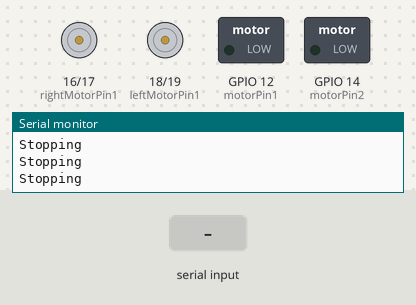
This sketch was run on a simulated ESP32. Parts: motor-driver pin pairs drawn as motors (green arrow = first pin HIGH = forward, orange = second pin HIGH = backward, longer = more drive, scaled by the enable pin), switched loads named in the sketch (green lamp = pin HIGH), the last lines printed to the serial monitor. The inputs (shaded band) are chosen by the test bench. Nothing arrives over Bluetooth unless stated.

Above: at 1.2 s.
1.3 s: "F" received over the second serial link
At 1.9 s:
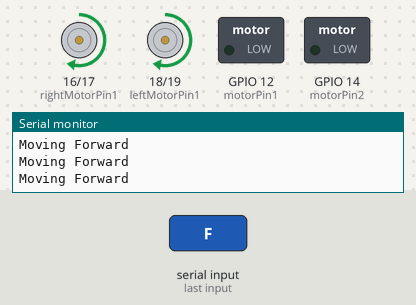
2.8 s: "f" received over the second serial link
At 3.3 s:
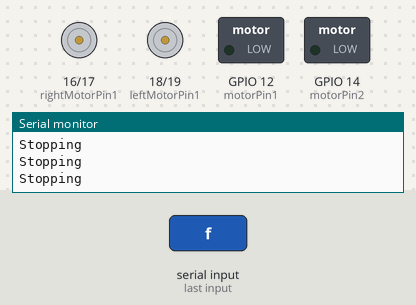
5.8 s: "B" received over the second serial link
At 6.7 s:
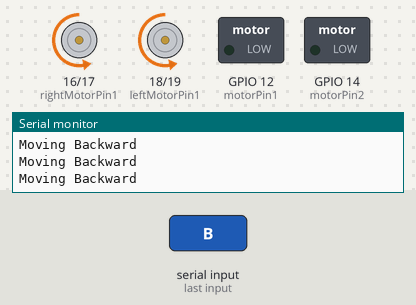
Timing chart, 0 to 8.8 s (numbered marks = the images above; inputs shaded):
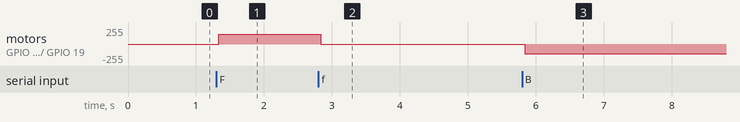

The sketch:

own_app.ino
```cpp
#include "BluetoothSerial.h"

BluetoothSerial SerialBT;

// Right motor
int enableRightMotor = 22;
int rightMotorPin1 = 16;
int rightMotorPin2 = 17;

// Left motor
int enableLeftMotor = 23;
int leftMotorPin1 = 18;
int leftMotorPin2 = 19;

// DC motor
int motorPin1 = 12;
int motorPin2 = 14;

#define MAX_MOTOR_SPEED 150  // Define the maximum motor speed

// Variables to store the state of the buttons
bool forwardPressed = false;
bool reversePressed = false;
bool rightPressed = false;
bool leftPressed = false;
bool upPressed = false;
bool downPressed = false;

const int PWMFreq = 1000; // Increased PWM frequency to 20 KHz
const int PWMResolution = 8;
const int rightMotorPWMSpeedChannel = 0;
const int leftMotorPWMSpeedChannel = 1;

void setup() {
  Serial.begin(9600); // Initialize Serial Monitor
  SerialBT.begin("Controller"); // Device name
  setUpPinModes();
  Serial.println("Bluetooth Device is Ready to Pair");
}

void loop() {
  if (SerialBT.available()) {
    char c = SerialBT.read();
    Serial.print("Received: ");
    Serial.println(c); // Print the received character

    // Update button states based on the received character
    if (c == 'F') {
      forwardPressed = true;
    } else if (c == 'f') {
      forwardPressed = false;
    } else if (c == 'B') {
      reversePressed = true;
    } else if (c == 'b') {
      reversePressed = false;
    } else if (c == 'R') {
      rightPressed = true;
    } else if (c == 'r') {
      rightPressed = false;
    } else if (c == 'L') {
      leftPressed = true;
    } else if (c == 'l') {
      leftPressed = false;
    } else if (c == 'U') {
      upPressed = true;
    } else if (c == 'u') {
      upPressed = false;
    } else if (c == 'D') {
      downPressed = true;
    } else if (c == 'd') {
      downPressed = false;
    }
  }

  // Control motors based on the button states
  if (forwardPressed) {
    forward();
  } else if (reversePressed) {
    reverse();
  } else if (rightPressed) {
    turnRight();
  } else if (leftPressed) {
    turnLeft();
  } else if (upPressed) {
    up();
  } else if (downPressed) {
    down();
  } else {
    stop();
  }
}

void setUpPinModes() {
  pinMode(enableRightMotor, OUTPUT);
  pinMode(rightMotorPin1, OUTPUT);
  pinMode(rightMotorPin2, OUTPUT);

  pinMode(enableLeftMotor, OUTPUT);
  pinMode(leftMotorPin1, OUTPUT);
  pinMode(leftMotorPin2, OUTPUT);
  pinMode(motorPin1, OUTPUT);
  pinMode(motorPin2, OUTPUT);

  // Set up PWM for speed
  ledcSetup(rightMotorPWMSpeedChannel, PWMFreq, PWMResolution);
  ledcSetup(leftMotorPWMSpeedChannel, PWMFreq, PWMResolution);
  ledcAttachPin(enableRightMotor, rightMotorPWMSpeedChannel);
  ledcAttachPin(enableLeftMotor, leftMotorPWMSpeedChannel);

  // Initialize motors to stop
  stop();
}

void forward() {
  Serial.println("Moving Forward");
  digitalWrite(rightMotorPin1, HIGH);
  digitalWrite(rightMotorPin2, LOW);
  digitalWrite(leftMotorPin1, HIGH);
  digitalWrite(leftMotorPin2, LOW);
  ledcWrite(rightMotorPWMSpeedChannel, MAX_MOTOR_SPEED);
  ledcWrite(leftMotorPWMSpeedChannel, MAX_MOTOR_SPEED);
}

void reverse() {
  Serial.println("Moving Backward");
  digitalWrite(rightMotorPin1, LOW);
  digitalWrite(rightMotorPin2, HIGH);
  digitalWrite(leftMotorPin1, LOW);
  digitalWrite(leftMotorPin2, HIGH);
  ledcWrite(rightMotorPWMSpeedChannel, MAX_MOTOR_SPEED);
  ledcWrite(leftMotorPWMSpeedChannel, MAX_MOTOR_SPEED);
}

void turnRight() {
  Serial.println("Turning Right");
  digitalWrite(rightMotorPin1, LOW);
  digitalWrite(rightMotorPin2, HIGH);
  digitalWrite(leftMotorPin1, HIGH);
  digitalWrite(leftMotorPin2, LOW);
  ledcWrite(rightMotorPWMSpeedChannel, MAX_MOTOR_SPEED);
  ledcWrite(leftMotorPWMSpeedChannel, MAX_MOTOR_SPEED);
}

void turnLeft() {
  Serial.println("Turning Left");
  digitalWrite(rightMotorPin1, HIGH);
  digitalWrite(rightMotorPin2, LOW);
  digitalWrite(leftMotorPin1, LOW);
  digitalWrite(leftMotorPin2, HIGH);
  ledcWrite(rightMotorPWMSpeedChannel, MAX_MOTOR_SPEED);
  ledcWrite(leftMotorPWMSpeedChannel, MAX_MOTOR_SPEED);
}

void stop() {
  Serial.println("Stopping");
  digitalWrite(rightMotorPin1, LOW);
  digitalWrite(rightMotorPin2, LOW);
  digitalWrite(leftMotorPin1, LOW);
  digitalWrite(leftMotorPin2, LOW);
  digitalWrite(motorPin1, LOW);
  digitalWrite(motorPin2, LOW);
  ledcWrite(rightMotorPWMSpeedChannel, 0);
  ledcWrite(leftMotorPWMSpeedChannel, 0);
}

void up() {
  Serial.println("Moving Up");
  digitalWrite(motorPin1, HIGH);
  digitalWrite(motorPin2, LOW);
}

void down() {
  Serial.println("Moving Down");
  digitalWrite(motorPin2, HIGH);
  digitalWrite(motorPin1, LOW);
}
```

Measured:
- after the input at 1.3 s, motor on GPIO 16 (rightMotorPin1) / GPIO 17 (rightMotorPin2), motor on GPIO 18 (leftMotorPin1) / GPIO 19 (leftMotorPin2): stopped → forward 149/255 at once
- after the input at 2.8 s, motor on GPIO 16 (rightMotorPin1) / GPIO 17 (rightMotorPin2), motor on GPIO 18 (leftMotorPin1) / GPIO 19 (leftMotorPin2): forward 149/255 → stopped at once
- after the input at 5.8 s, motor on GPIO 16 (rightMotorPin1) / GPIO 17 (rightMotorPin2), motor on GPIO 18 (leftMotorPin1) / GPIO 19 (leftMotorPin2): stopped → backward 149/255 at once
